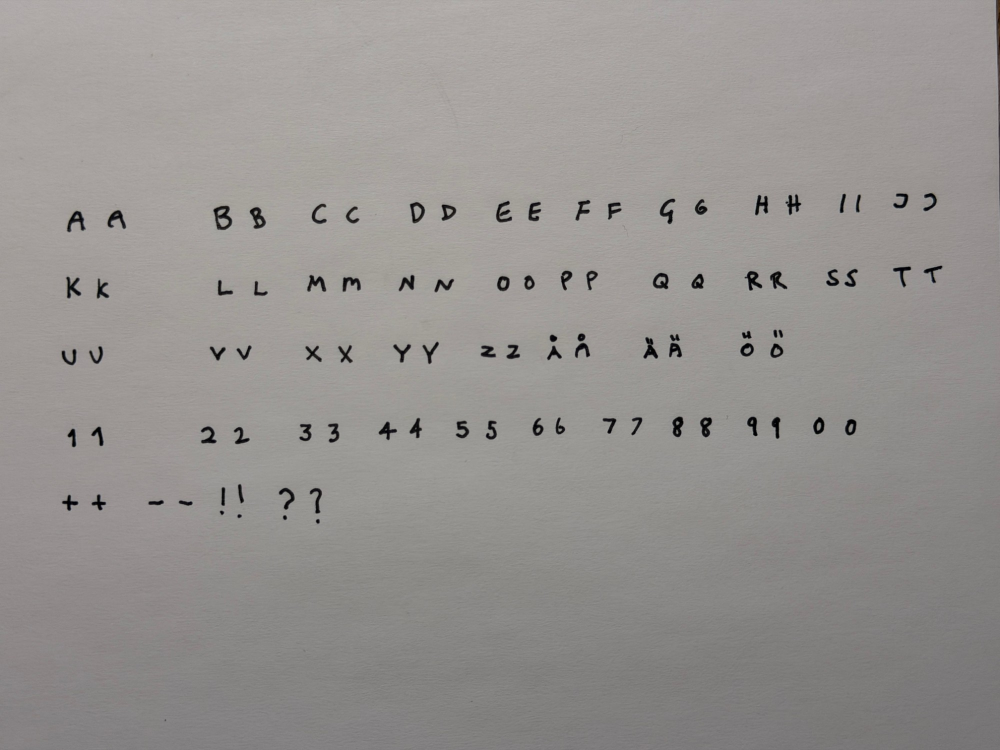
#> input picture design/handwriting/sheet.jpg, 2000 x 1500 px (shown at 1/2 size)
$ python build.py sheet.jpg sheet.jpg
#> lines starting #> are read from the running program, lines starting #| are printed output that depends on the picture; after the words box and inside, x2 and y2 are one past the last pixel; in counts of white or black regions, pixels touching at a corner belong together; long printed decimals are rounded
"""Build a handwriting font from a photographed alphabet sheet.

Usage: build.py sheet.jpg out_dir
Each character is written twice; the first becomes the default glyph, the
second an alternate that `calt` swaps in for every other letter.
"""
import sys, os, json
import numpy as np
from PIL import Image
from scipy import ndimage as ndi
import potrace
from fontTools.fontBuilder import FontBuilder
from fontTools.pens.t2CharStringPen import T2CharStringPen
from fontTools.pens.transformPen import TransformPen
from fontTools.pens.recordingPen import RecordingPen
from fontTools.feaLib.builder import addOpenTypeFeaturesFromString
from fontTools.agl import UV2AGL

src, out = sys.argv[1], sys.argv[2]
os.makedirs(out, exist_ok=True)

ROWS = [
    "AABBCCDDEEFFGGHHIIJJ",
    "KKLLMMNNOOPPQQRRSSTT",
    "UUVVXXYYZZÅÅÄÄÖÖ",
    "11223344556677889900",
    "++--!!??",
]
THRESH = 0.72
UP = 8            # upsample factor before tracing, for smoother outlines
UPM = 1000
CAP = 700         # cap height in font units
SB = 55           # side bearing
SPACE = 330

im = np.asarray(Image.open(src).convert('L')).astype(float)
norm = im / ndi.gaussian_filter(im, 40)
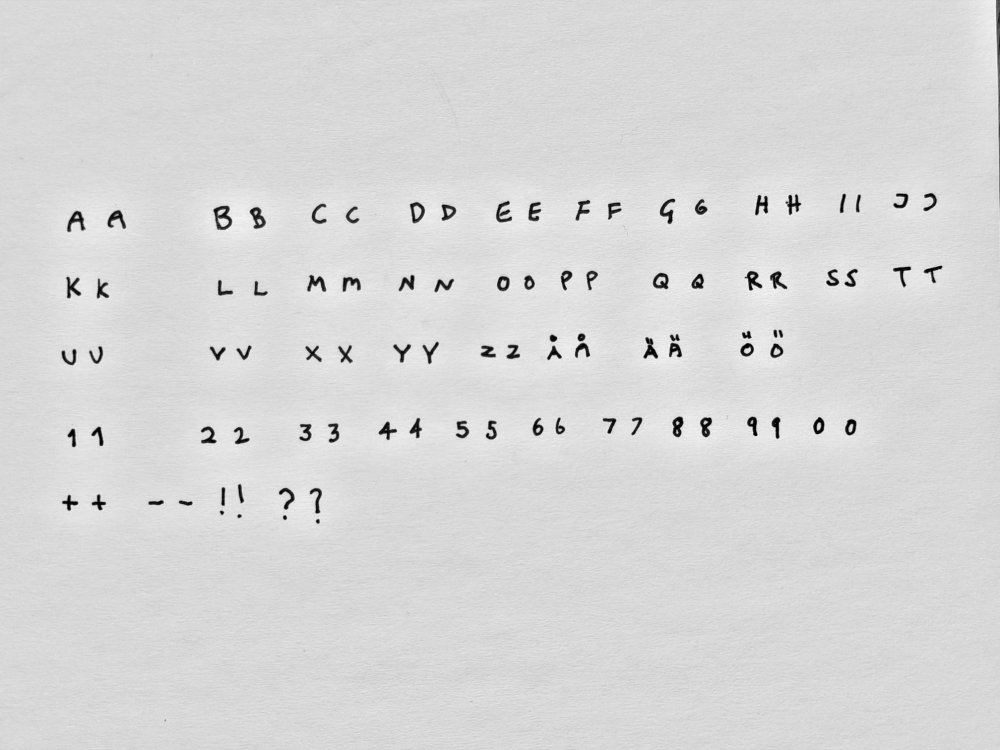
#> norm: shape (1500, 2000) float64 (shown at 1/2 size); min 0, max 1.18, mean 1; drawn with min black and max white
ink = norm < THRESH
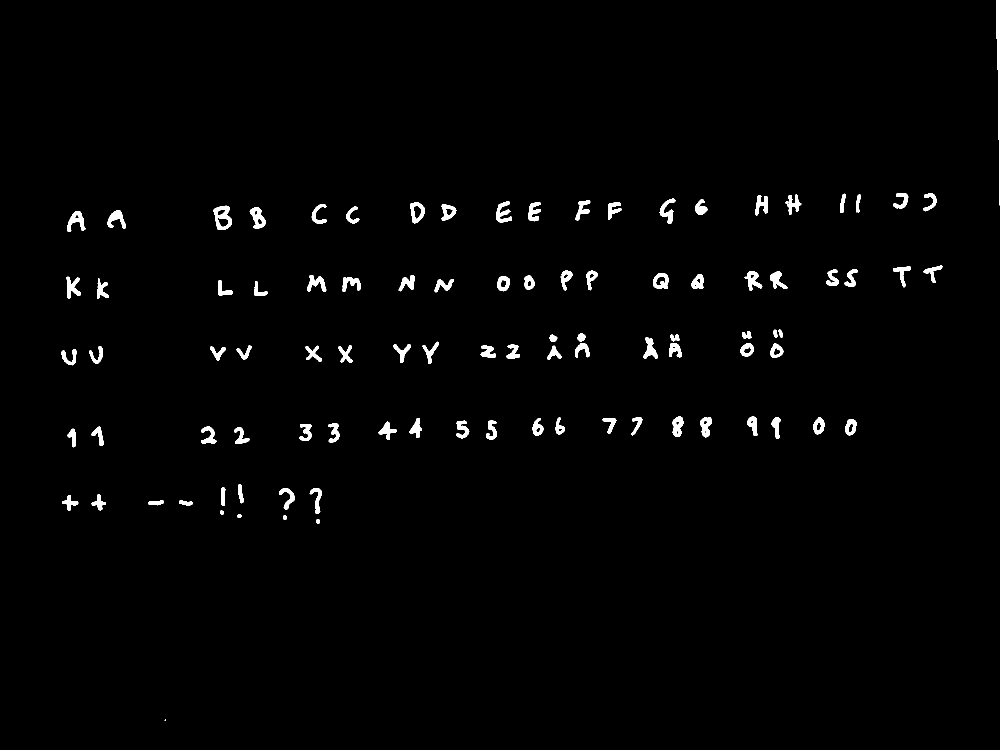
#> ink: shape (1500, 2000) bool (shown at 1/2 size); 1.4% white; 96 white regions (1 under 20 px), largest, box (x1, y1, x2, y2) and area: (1992, 0, 2000, 411) 1599, (427, 411, 464, 460) 966, (499, 414, 532, 458) 745
lab, n = ndi.label(ink)
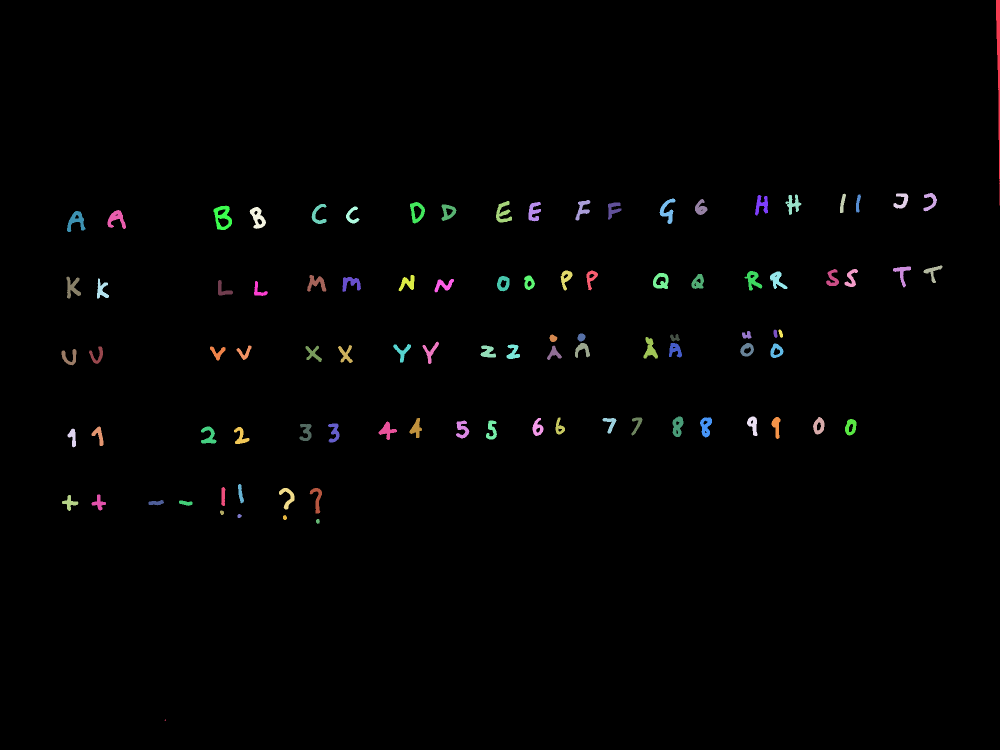
#> lab: shape (1500, 2000) int32 (shown at 1/2 size); 97 distinct labels, from 0 to 96; one colour per label, 0 black
#> n = 96
objs = ndi.find_objects(lab)
#> objs = 96 items
sizes = ndi.sum(ink, lab, range(1, n + 1))
#> sizes = 96 values, max 1599 at index 0, min 6 at index 95, mean 447.9
comps = []
for i, (sl, sz) in enumerate(zip(objs, sizes)):
    y0, y1, x0, x1 = sl[0].start, sl[0].stop, sl[1].start, sl[1].stop
    if sz < 12 or (x1 - x0) < 4 and (y1 - y0) > 200:   # specks, paper edge
        continue
    if y1 - y0 > 150:
        continue
    comps.append(dict(y0=y0, y1=y1, x0=x0, x1=x1, id=i + 1, size=int(sz)))
#> this loop made 96 passes
#> (sz, y0, y1, x0, x1) on passes 1 to 12: (1599, 0, 411, 1992, 2000), (427, 386, 423, 1847, 1874), (261, 387, 426, 1680, 1692), (453, 387, 417, 1787, 1817), (579, 389, 430, 1571, 1603), (222, 389, 425, 1712, 1722), (580, 390, 431, 1510, 1536), (652, 397, 448, 1319, 1351), (465, 398, 430, 1390, 1415), (515, 400, 441, 1151, 1181), (688, 402, 445, 992, 1024), (644, 404, 447, 820, 850)
#> after the loop, comps = 94 items

# Rows: cluster by vertical centre
comps.sort(key=lambda c: (c['y0'] + c['y1']) / 2)
rows, cur = [], [comps[0]]
#> rows = []
for c in comps[1:]:
    if (c['y0'] + c['y1']) / 2 - (cur[-1]['y0'] + cur[-1]['y1']) / 2 > 60:
        rows.append(cur); cur = [c]
    else:
        cur.append(c)
#> this loop made 93 passes
#> after the loop, cur = 12 items; rows = 4 items
rows.append(cur)
assert len(rows) == len(ROWS), [len(r) for r in rows]

glyph_imgs = {}   # name -> (mask, baseline_y_in_mask, ...)
cells = []
for r, (row, chars) in enumerate(zip(rows, ROWS)):
    row.sort(key=lambda c: c['x0'])
    # merge horizontally overlapping parts (diacritics, dots)
    groups = []
    for c in row:
        if groups:
            g = groups[-1]
            ov = min(g['x1'], c['x1']) - max(g['x0'], c['x0'])
            if ov > 0.4 * min(g['x1'] - g['x0'], c['x1'] - c['x0']):
                g['parts'].append(c['id'])
                if c['size'] > g['body'][2]:      # the biggest part is the letter body
                    g['body'] = (c['y0'], c['y1'], c['size'])
                for k, f in (('x0', min), ('y0', min), ('x1', max), ('y1', max)):
                    g[k] = f(g[k], c[k])
                continue
        groups.append(dict(c, parts=[c['id']], body=(c['y0'], c['y1'], c['size'])))
    assert len(groups) == len(chars), (r, len(groups), len(chars))
    # baseline per row: line fitted through the bottoms of glyphs that sit on it
    xs = np.array([(g['x0'] + g['x1']) / 2 for g in groups])
    ys = np.array([g['y1'] for g in groups], float)
    if r == 4:   # + and - float; use ! and ? for the baseline
        sel = np.array([ch in '!?' for ch in chars])
        k, m = np.polyfit(xs[sel], ys[sel], 0)[0] * 0, np.median(ys[sel])
    else:
        k, m = np.polyfit(xs, ys, 1)
    for idx, (g, ch) in enumerate(zip(groups, chars)):
        alt = idx % 2 == 1
        g['char'], g['alt'] = ch, alt
        fit = k * (g['x0'] + g['x1']) / 2 + m
        if ch in '+-!?Q':
            g['baseline'] = fit          # floating marks and Q's tail keep the row's line
        else:
            # sit on the glyph's own bottom, keeping at most a pixel of the hand's bounce
            g['baseline'] = g['body'][1] + float(np.clip(fit - g['body'][1], -1.0, 1.0))
        cells.append(g)
#> this loop made 5 passes
#> (chars, xs, ys, sel, k, m) on pass 5: ('++--!!??', [140.5, 197.5, 312.5, 371.5, 445.5, 481.5, 573.5, 631.5], [1022, 1021, 1011, 1012, 1030, 1036, 1040, 1048], [False, False, False, False, True, True, True, True], 0, 1038)
#> (chars, k, m) on passes 1 to 4: ('AABBCCDDEEFFGGHHIIJJ', -0.0241, 467.4), ('KKLLMMNNOOPPQQRRSSTT', -0.014, 597.1), ('UUVVXXYYZZÅÅÄÄÖÖ', -0.0102, 729.9), ('11223344556677889900', -0.0147, 892.6)
#> after the loop, cells = 84 items

# global scale: median height of plain capitals (no diacritics) -> CAP
plain = [g['y1'] - g['y0'] for g in cells if g['char'].isalpha() and g['char'] not in 'ÅÄÖQJ']
#> plain = 46 values, max 51 at index 12, min 24 at index 44, mean 36.48
px_cap = float(np.median(plain))
#> px_cap = 36
scale = CAP / px_cap
#> scale = 19.44
print('cap px', px_cap, 'scale', scale)
#| cap px 36.0 scale 19.444
# The rows were written at different sizes: pull every glyph most of the way
# to the common cap height, keeping a little of the hand's natural variation.
KEEP = 0.2
punct = [g['body'][1] - g['body'][0] for g in cells if g['char'] in '!?']
#> punct = [38, 39, 43, 51]
for g in cells:
    h = g['body'][1] - g['body'][0]
    if g['char'] in '!?':
        ref = float(np.median(punct))
    elif g['char'] in '+-':
        ref = float(np.median(punct)) * 0.95   # written alongside ! and ?
        h = ref
    elif g['char'] == 'Q':
        h *= 0.92                               # Q's tail dips below the baseline
        ref = px_cap
    else:
        ref = px_cap
    g['scale'] = scale * (ref / h) ** (1 - KEEP) * (h / px_cap) ** 0 if g['char'] not in '+-' else CAP / ref
    if g['char'] in '!?':
        g['scale'] = CAP * 0.92 / ref
#> this loop made 84 passes
#> ref on passes 1 to 12: 36, 36, 36, 36, 36, 36, 36, 36, 36, 36, 36, 36


def trace(g):
    pad = 4
    y0, y1, x0, x1 = g['y0'] - pad, g['y1'] + pad, g['x0'] - pad, g['x1'] + pad
    crop = norm[y0:y1, x0:x1]
    keep = np.isin(lab[y0:y1, x0:x1], g['parts'])
    keep = ndi.binary_dilation(keep, iterations=2)   # include the soft edge
    crop = np.where(keep, crop, 1.0)
    big = np.asarray(Image.fromarray((crop * 255).clip(0, 255).astype(np.uint8))
                     .resize(((x1 - x0) * UP, (y1 - y0) * UP), Image.BICUBIC)).astype(float) / 255
    big = ndi.gaussian_filter(big, UP * 0.35)
#> (the run stopped early here; a loop or call above may not have finished)
